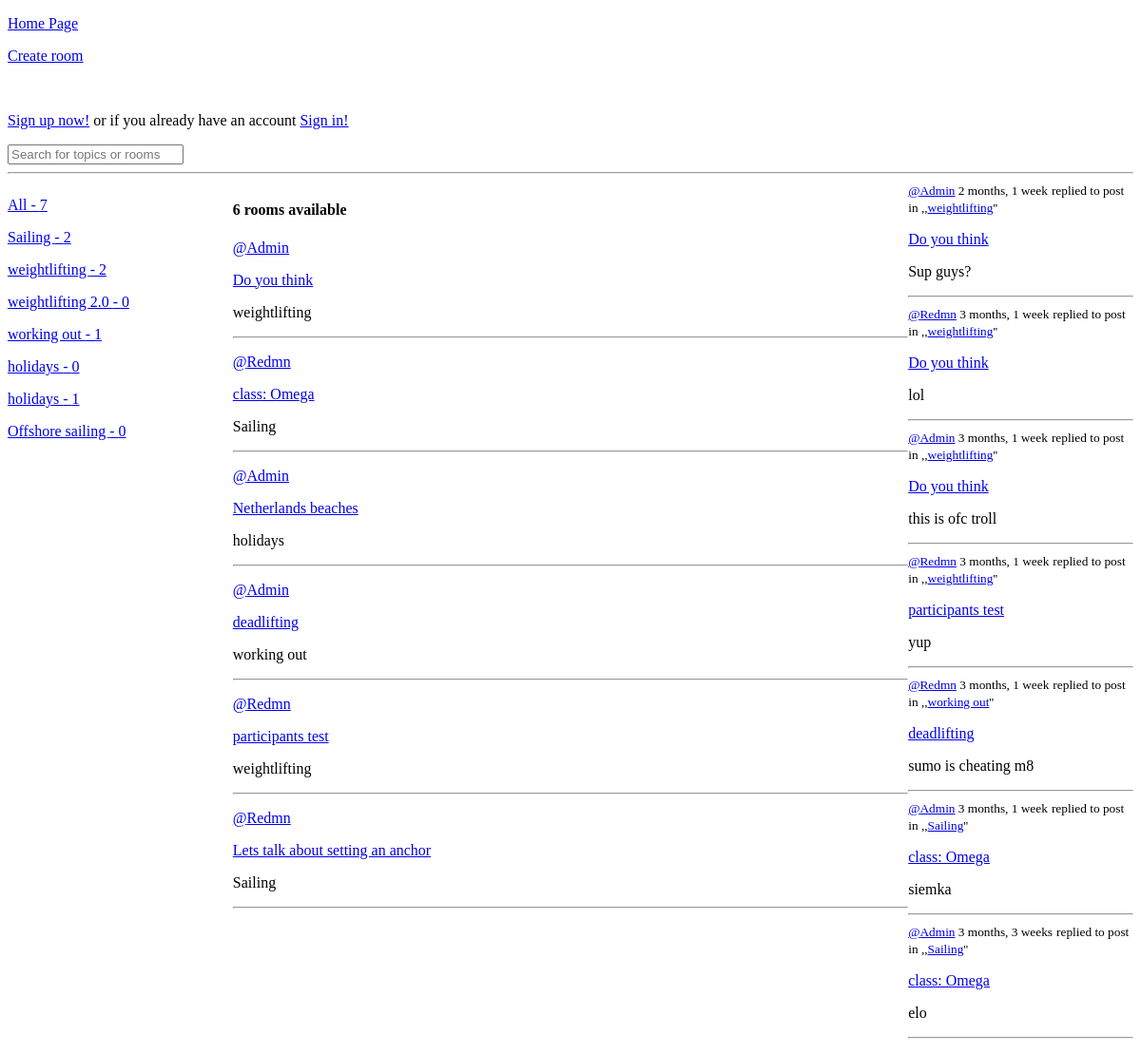
Before: / with the older database file.
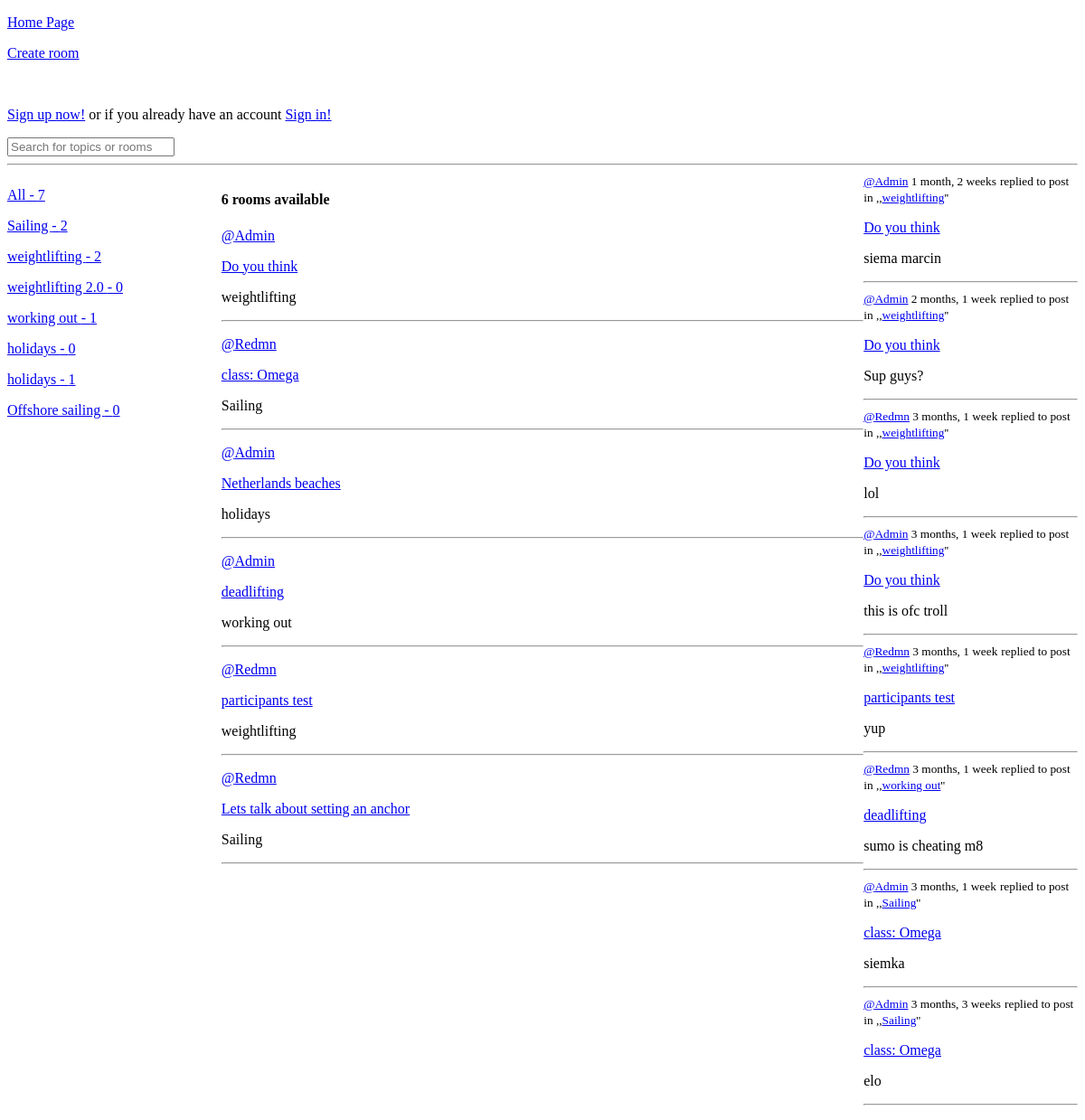
After: the same page with the newer database file.
### base/models.py (models this page shows, shortened)
class Topic(models.Model):
    name = models.CharField(max_length=200)
    def __str__(self):
        return self.name

class Room(models.Model):
    host = models.ForeignKey(User, on_delete=models.SET_NULL, null=True)
    topic = models.ForeignKey(Topic, on_delete=models.SET_NULL, null=True)
    name = models.CharField(max_length=200)
    description = models.TextField(null=True, blank=True)
    participants = models.ManyToManyField(User, related_name='participants', blank=True)
    updated = models.DateTimeField(auto_now=True)
    created = models.DateTimeField(auto_now_add=True)
    class Meta:
        ordering = ['-updated', '-created']
    def __str__(self):
        return self.name

class User(AbstractUser):
    name = models.CharField(max_length=200, null=True)
    email = models.EmailField(unique=True, null=True)
    bio = models.TextField(null=True)
    USERNAME_FIELD = 'email'
    REQUIRED_FIELDS = []
    def __str__(self):
        return self.username.title()

class Message(models.Model):
    user = models.ForeignKey(User, on_delete=models.CASCADE)
    room = models.ForeignKey(Room, on_delete=models.CASCADE)
    body = models.TextField()
    updated = models.DateTimeField(auto_now=True)
    created = models.DateTimeField(auto_now_add=True)
    class Meta:
        ordering = ['-updated', '-created']

### base/views.py (the view)
# urls.py: path('', home, name='home'),
def home(request):
    rooms_count = Room.objects.count()
    query = request.GET.get('q') if request.GET.get('q') is not None else ''
    topics = Topic.objects.all()
    rooms = Room.objects.filter(Q(name__icontains=query) |
                                Q(topic__name__icontains=query) |
                                Q(description__icontains=query) |
                                Q(host__username__icontains=query))
    rooms_messages = Message.objects.filter(Q(room__topic__name__icontains=query) |
                                            Q(room__name__icontains=query) |
                                            Q(room__host__username__icontains=query))
    context = {'rooms': rooms,
               'topics': topics,
               'rooms_count': rooms_count,
               'rooms_messages': rooms_messages}
    return render(request, 'home.html', context)

### base/templates/home.html (shortened to what this page needs)
{% extends 'main.html' %}
{% block content %}
    <div class="home_page-container">
    <div>
        <div>
            <p><a href="{% url 'home' %}">All - {{ topics.count }}</a></p>
        </div>
        {% for topic in topics %}
            <p><a href="{% url 'home' %}?q={{ topic.name }}">{{ topic.name }} - {{ topic.room_set.count }}</a></p>
        {% endfor %}
    </div>
        <div>
            <div>
                <h4>{{ rooms_count }} rooms available</h4>
            </div>
            {% for room in rooms %}
                <p><a href="{% url 'user-profile' room.host.id %}">@{{ room.host }}</a>
                </p>
                <p><a href="{% url 'room' room.id %}">{{ room }}</a></p>
                <p>{{ room.topic }}</p>
                <hr>
            {% endfor %}
        </div>
    <div>
        {% for msg in rooms_messages %}
            <div>
                <small><a href="{% url 'user-profile' msg.user.id %}">@{{ msg.user }}</a> {{ msg.updated|timesince }}</small>
                <small>replied to post in ,,<a href="{% url 'home' %}?q={{ msg.room.topic }}">{{ msg.room.topic }}</a>''</small>
                <p><a href="{% url 'room' msg.room.id %}">{{ msg.room.name}}</a></p>
                <p>{{ msg.body }}</p>
                <hr>
            </div>
        {% endfor %}
    </div>
    </div>
{% endblock %}

Changed rows visible on the page:
added Message: user "Admin", updated "1 month, 2 weeks", room.topic "weightlifting", room.name "Do you think", body "siema marcin"
